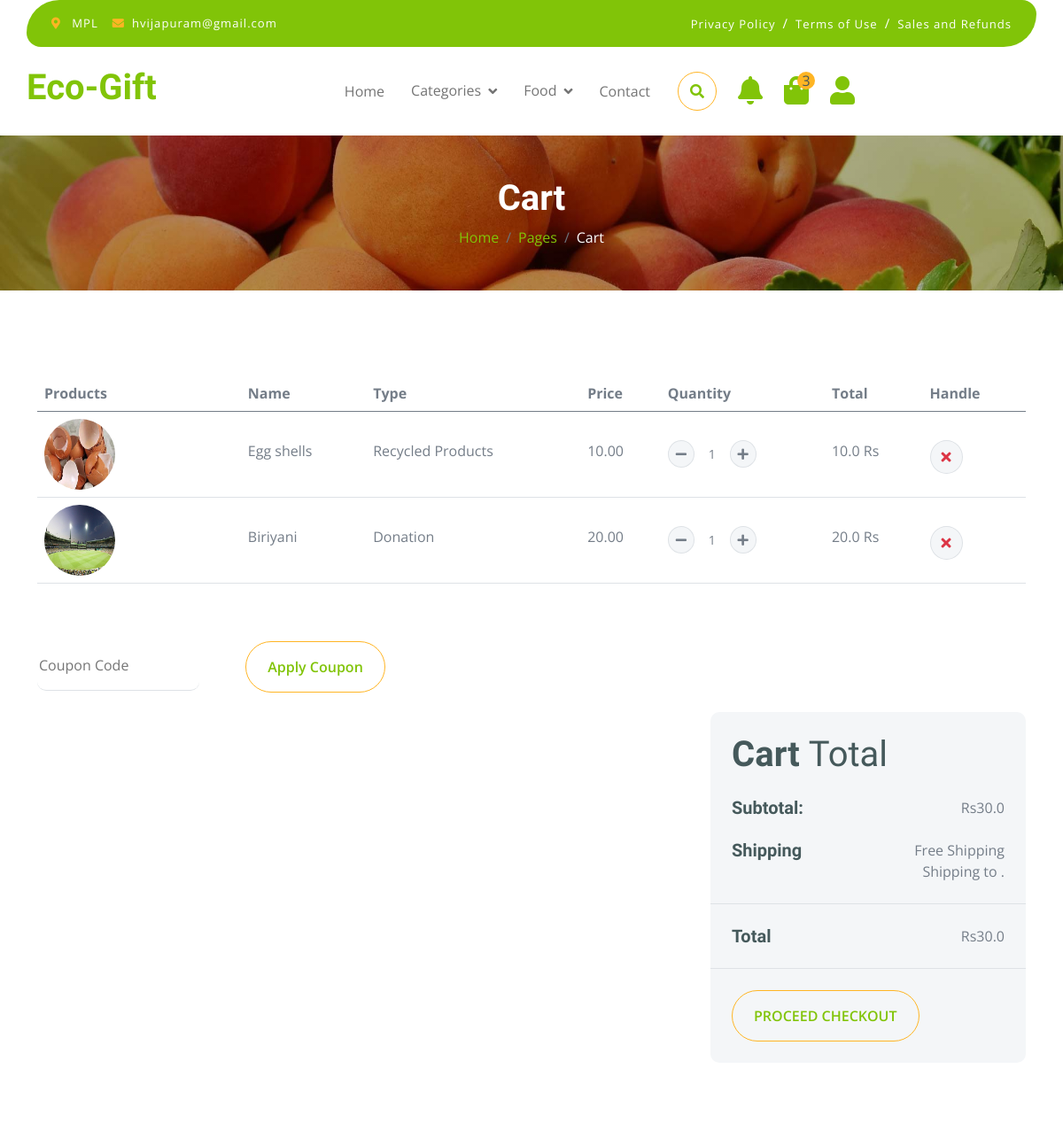
/products/cart (signed in, upper part), run on an earlier commit of the app's database.
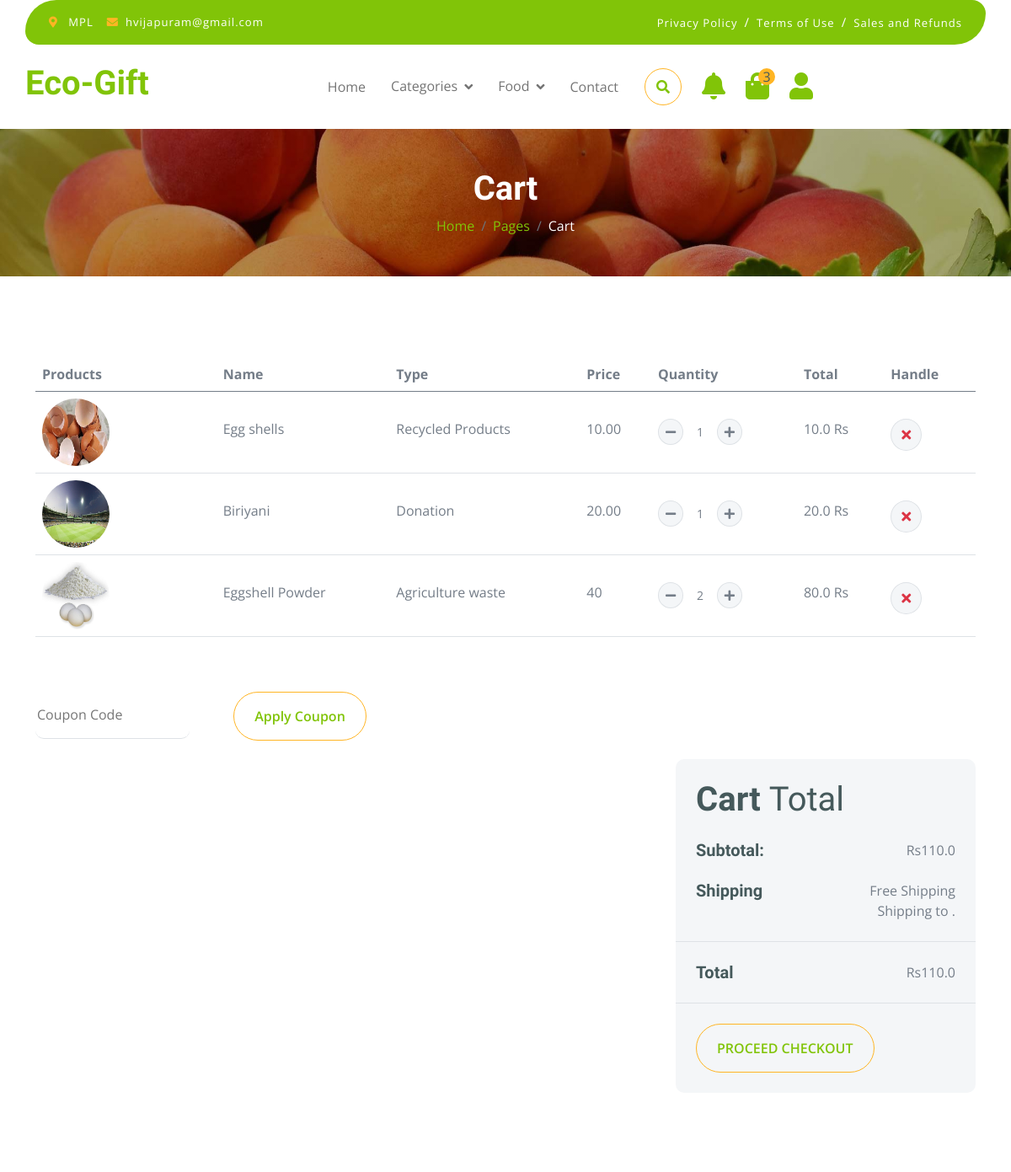
And on a later commit of the database.
### products/models.py (models this page shows)
class CartItem(models.Model):
    cart = models.ForeignKey(Cart, on_delete=models.CASCADE, related_name='items')
    product = models.ForeignKey(Product, on_delete=models.CASCADE)
    quantity = models.PositiveIntegerField(default=1)
    def __str__(self):
        return f"{self.product.Name} ({self.quantity})"

class Product(models.Model):
  Name = models.CharField(max_length=255)
  Description = models.TextField(blank=True)
  Price = models.CharField(max_length=10)
  Category = models.ForeignKey(Category, on_delete=models.CASCADE)
  Image = models.ImageField(upload_to='products/', blank=True)
  Seller = models.ForeignKey(Seller, on_delete=models.CASCADE, default = 1)
  units = models.CharField(max_length=20,default="Kg")

class Category(models.Model):
  Name = models.CharField(max_length=255)
  def __str__(self):
    return self.Name

### products/views.py (the view)
# urls.py: path('cart', views.view_cart, name="cart"),
def view_cart(request):
    try:
        cart = Cart.objects.get(customer=request.user)
        print(cart)
        if cart:
            cart_items = CartItem.objects.filter(cart=cart)
            print(cart_items)
            subtotal = sum(float(item.product.Price) * float(item.quantity) for item in cart_items)
        else:
            cart_items = []
            subtotal = 0
        context = {
            'cart': cart,
            'cart_items': cart_items,
            'subtotal': subtotal,
        }
        print(cart_items)
        return render(request, 'cart.html', context)
    except Cart.DoesNotExist:
        return render(request, 'cart.html', {'cart': None, 'cart_items': [], 'subtotal': 0})
    except Exception as e:
        print(f"An error occurred: {e}")
        return render(request, 'cart.html', {'cart': None, 'cart_items': [], 'subtotal': 0})

### products/context_processors.py (called while the page is built)
def user_email(request):
    if request.user.is_authenticated:
        return {'user_email': request.user.email}
    return {user_email: 'Please login into your account'}

### products/models.py (called while the page is built)
    def __str__(self):
        return f"Cart of {self.customer.username}"

### products/templatetags/custom_filters.py (called while the page is built)
@register.filter(name='mul')
def multiply(value, arg):
    try:
        return float(value) * float(arg)
    except (ValueError, TypeError):
        return ''

### templates/cart.html (shortened to what the changed rows need)
{% extends "base.html" %}
{% load static %}
{% load custom_filters %}
{% block content %}
        <div class="container-fluid page-header py-5">
            <h1 class="text-center text-white display-6">Cart</h1>
        </div>
{% if not user.is_authenticated %}
<div class="loginRequest" style="display: flex; align-items: center; justify-content:center; padding: 9%; margin: 9%; gap: 2%;">
<h3>Please login into Your Account , to access Cart</h3><a href="{% url 'loginCus' %}" class="my-auto">
    <i class="fas fa-user fa-2x"></i>
</a>
</div>
{% else %}
<div class="container-fluid py-5">
    <div class="container py-5">
        <div class="table-responsive">
            <table class="table">
                <thead>
                    <tr>
                        <th scope="col">Products</th>
                        <th scope="col">Name</th>
                        <th scope="col">Type</th>
                        <th scope="col">Price</th>
                        <th scope="col">Quantity</th>
                        <th scope="col">Total</th>
                        <th scope="col">Handle</th>
                    </tr>
                </thead>
                <tbody>
                    {% for item in cart_items %}
                    <tr>
                        <td>
                            <div class="d-flex align-items-center">
                                <img src="{{ item.product.Image.url }}" class="img-fluid me-5 rounded-circle" style="width: 80px; height: 80px;" alt="">
                            </div>
                        </td>
                        <td>
                            <p class="mb-0 mt-4">{{ item.product.Name }}</p>
                        </td>
                        <td>
                            <p class="mb-0 mt-4">{{ item.product.Category }}</p>
                        </td>
                        <td>
                            <p class="mb-0 mt-4">{{ item.product.Price }}</p>
                        </td>
                        <td>
                            <div class="input-group quantity mt-4" style="width: 100px;">
                                <div class="input-group-btn">
                                    <button class="btn btn-sm btn-minus rounded-circle bg-light border" onclick="return increment(this)" data-id="{{ item.id }}" data-use="decrease">
                                        <i class="fa fa-minus"></i>
                                    </button>
                                </div>
                                <input type="text" class="form-control form-control-sm text-center border-0" value="{{ item.quantity }}" id="cart-quantity-{{ item.id }}" data-id="{{ item.id }}" onchange="return change(this)">
                                <div class="input-group-btn">
                                    <button class="btn btn-sm btn-plus rounded-circle bg-light border" onclick="return increment(this)" data-id="{{ item.id }}" data-use="increase">
                                        <i class="fa fa-plus"></i>
                                    </button>
                                </div>
                            </div>
                        </td>
                        <td>
                            <p class="mb-0 mt-4">{{ item.product.Price|mul:item.quantity }} Rs</p>
                        </td>
                        <td>
                            <a href="{% url 'discardItem' item.id %}">
                            <button class="btn btn-md rounded-circle bg-light border mt-4">
                                <i class="fa fa-times text-danger"></i>
                            </button>
                            </a>
                        </td>
                    </tr>
                    {% endfor %}
                </tbody>
            </table>
        </div>
        <div class="mt-5">
            <input type="text" class="border-0 border-bottom rounded me-5 py-3 mb-4" placeholder="Coupon Code">
            <button class="btn border-secondary rounded-pill px-4 py-3 text-primary" type="button">Apply Coupon</button>
        </div>
        <div class="row g-4 justify-content-end">
            <div class="col-8"></div>
            <div class="col-sm-8 col-md-7 col-lg-6 col-xl-4">
                <div class="bg-light rounded">
                    <div class="p-4">
                        <h1 class="display-6 mb-4">Cart <span class="fw-normal">Total</span></h1>
                        <div class="d-flex justify-content-between mb-4">
                            <h5 class="mb-0 me-4">Subtotal:</h5>
                            <p class="mb-0">Rs{{ subtotal }}</p>
                        </div>
                        <div class="d-flex justify-content-between">
                            <h5 class="mb-0 me-4">Shipping</h5>
                            <div>
                                <p class="mb-0">Free Shipping</p>
                            </div>
                        </div>
                        <p class="mb-0 text-end">Shipping to {{ request.user.customer.location }}.</p>
                    </div>
                    <div class="py-4 mb-4 border-top border-bottom d-flex justify-content-between">
                        <h5 class="mb-0 ps-4 me-4">Total</h5>
                        <p class="mb-0 pe-4">Rs{{ subtotal }}</p>
                    </div>
                    <button class="btn border-secondary rounded-pill px-4 py-3 text-primary text-uppercase mb-4 ms-4" type="button"><a href="{% url 'checkout' %}">Proceed Checkout</a></button>
                </div>
            </div>
        </div
    </div>
</div>
{% endif %}
{% endblock content %}

What changed in the data, as far as the page shows it:
added CartItem: product.Image (picture), product.Name "Eggshell Powder", product.Category "Agriculture waste", product.Price "40", quantity "2", product.Price|mul "80.0"
Also different on the page:
{{ subtotal }}: "30.0" → "110.0"
